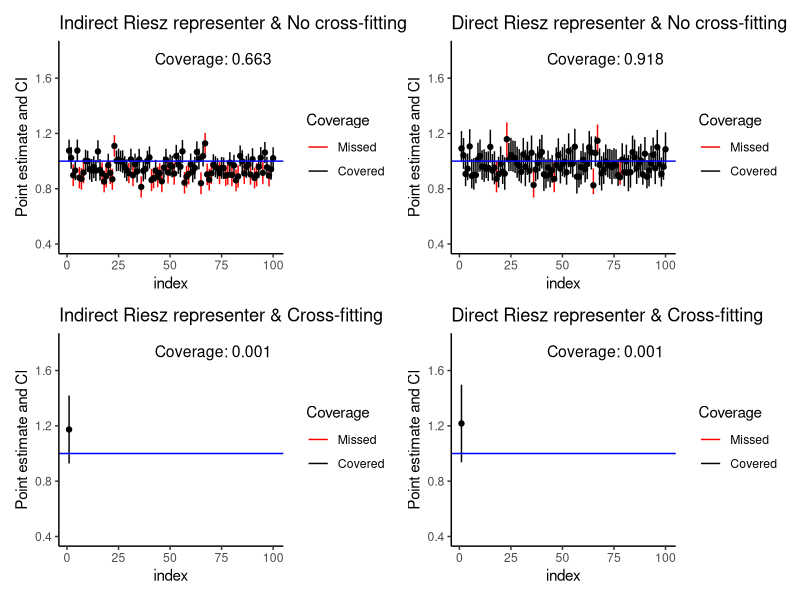

Write R code to recreate this figure.
library(tidyverse)
library(patchwork)
no_cross_fit_results <- read_csv("ate_experiment/LASSO_experiment/Results/no_cross_fit_results.csv")
cross_fit_results <- read_csv("ate_experiment/LASSO_experiment/Results/cross_fit_results.csv")
no_cross_fit_results = no_cross_fit_results %>% mutate(index = 1:1000, propensity_coverage = propensity_lower <= truth & truth <= propensity_upper)
no_cross_fit_results = no_cross_fit_results %>% mutate(riesz_coverage = riesz_lower <= truth & truth <= riesz_upper)

cross_fit_results = cross_fit_results %>% mutate(index = 1:1000, propensity_coverage = propensity_lower <= truth & truth <= propensity_upper)
cross_fit_results = cross_fit_results %>% mutate(riesz_coverage = riesz_lower <= truth & truth <= riesz_upper)

ymax = 1.8
ymin = 0.4


a = ggplot(no_cross_fit_results[1:100,])+
  geom_segment(aes(x=index, y=propensity_lower,xend=index, yend=propensity_upper, color = as.factor(propensity_coverage)))+
  geom_point(aes(x=index, y=propensity_estimate))+
  theme_classic()+
  scale_color_manual(                      
    values = c('FALSE' = "red", "TRUE" = "black"),
    name = "Coverage",
    labels = c("Missed", "Covered")
  )+
  geom_hline(yintercept = no_cross_fit_results$truth[1],color='blue')+
  ylab('Point estimate and CI')+
  annotate("text", 
           x = Inf, y = Inf, 
           label = paste0("Coverage: ", round(mean(no_cross_fit_results$propensity_coverage),5)), 
           hjust = 1.1, vjust = 2, 
           size = 4)+
  ylim(ymin,ymax)+
  ggtitle('Indirect Riesz representer & No cross-fitting')



b = ggplot(no_cross_fit_results[1:100,])+
  geom_segment(aes(x=index, y=propensity_lower,xend=index, yend=riesz_upper, color = as.factor(riesz_coverage)))+
  geom_point(aes(x=index, y=riesz_estimate))+
  theme_classic()+
  scale_color_manual(                      
    values = c('FALSE' = "red", "TRUE" = "black"),
    name = "Coverage",
    labels = c("Missed", "Covered")
  )+
  geom_hline(yintercept = no_cross_fit_results$truth[1],color='blue')+
  ylab('Point estimate and CI')+
  annotate("text", 
           x = Inf, y = Inf, 
           label = paste0("Coverage: ", round(mean(no_cross_fit_results$riesz_coverage),5)), 
           hjust = 1.1, vjust = 2, 
           size = 4)+
  ylim(ymin, ymax)+
  ggtitle('Direct Riesz representer & No cross-fitting')


c = ggplot(cross_fit_results[1:100,])+
  geom_segment(aes(x=index, y=pmax(ymin,propensity_lower),xend=index, yend=pmin(ymax,propensity_upper), color = as.factor(propensity_coverage)))+
  geom_point(aes(x=index, y=propensity_estimate))+
  theme_classic()+
  scale_color_manual(                      
    values = c('FALSE' = "red", "TRUE" = "black"),
    name = "Coverage",
    labels = c("Missed", "Covered")
  )+
  geom_hline(yintercept = no_cross_fit_results$truth[1],color='blue')+
  ylab('Point estimate and CI')+
  annotate("text", 
           x = Inf, y = Inf, 
           label = paste0("Coverage: ", round(mean(cross_fit_results$propensity_coverage),5)), 
           hjust = 1.1, vjust = 2, 
           size = 4)+
  ylim(ymin, ymax)+
  ggtitle('Indirect Riesz representer & Cross-fitting')

d = ggplot(cross_fit_results[1:100,])+
  geom_segment(aes(x=index, y=riesz_lower,xend=index, yend=riesz_upper, color = as.factor(riesz_coverage)))+
  geom_point(aes(x=index, y=riesz_estimate))+
  theme_classic()+
  scale_color_manual(                      
    values = c('FALSE' = "red", "TRUE" = "black"),
    name = "Coverage",
    labels = c("Missed", "Covered")
  )+
  geom_hline(yintercept = no_cross_fit_results$truth[1],color='blue')+
  ylab('Point estimate and CI')+
  annotate("text", 
           x = Inf, y = Inf, 
           label = paste0("Coverage: ", round(mean(cross_fit_results$riesz_coverage),5)), 
           hjust = 1.1, vjust = 2, 
           size = 4)+
  ylim(ymin, ymax)+
  ggtitle('Direct Riesz representer & Cross-fitting')



a+b+c+d